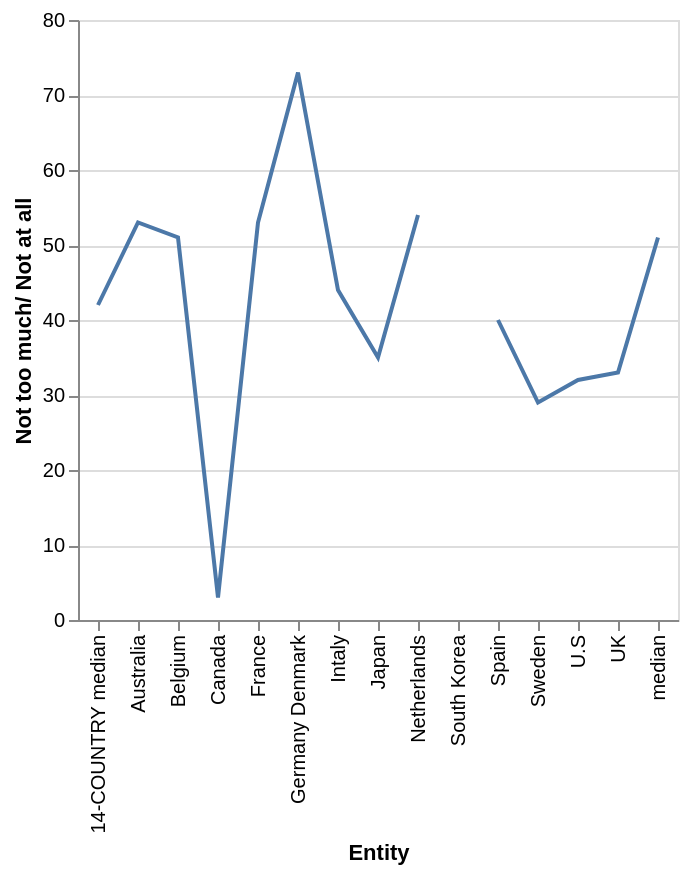

Express this chart as Vega-Lite.
### Vega-Lite specification from a JSON file in a GitHub repository (floating-point values rounded to 4 significant figures)
{"$schema": "https://vega.github.io/schema/vega-lite/v5.json", "description": "Line chart auto-generated from CSV", "data": {"values": [{"Entity": "14-COUNTRY median", "Not too much/ Not at all": "42.0", "Great deal/ Fair amount": "58.0"}, {"Entity": "Australia", "Not too much/ Not at all": "53.0", "Great deal/ Fair amount": "48.0"}, {"Entity": "Japan", "Not too much/ Not at all": "35.0", "Great deal/ Fair amount": "65.0"}, {"Entity": "South Korea", "Not too much/ Not at all": "nan", "Great deal/ Fair amount": "81.0"}, {"Entity": "median", "Not too much/ Not at all": "51.0", "Great deal/ Fair amount": "48.0"}, {"Entity": "Germany Denmark", "Not too much/ Not at all": "73.0", "Great deal/ Fair amount": "61.0"}, {"Entity": "Netherlands", "Not too much/ Not at all": "54.0", "Great deal/ Fair amount": "46.0"}, {"Entity": "France", "Not too much/ Not at all": "53.0", "Great deal/ Fair amount": "46.0"}, {"Entity": "Belgium", "Not too much/ Not at all": "51.0", "Great deal/ Fair amount": "48.0"}, {"Entity": "Intaly", "Not too much/ Not at all": "44.0", "Great deal/ Fair amount": "56.0"}, {"Entity": "Spain", "Not too much/ Not at all": "40.0", "Great deal/ Fair amount": "60.0"}, {"Entity": "UK", "Not too much/ Not at all": "33.0", "Great deal/ Fair amount": "66.0"}, {"Entity": "Sweden", "Not too much/ Not at all": "29.0", "Great deal/ Fair amount": "nan"}, {"Entity": "Canada", "Not too much/ Not at all": "3.0", "Great deal/ Fair amount": "64.0"}, {"Entity": "U.S", "Not too much/ Not at all": "32.0", "Great deal/ Fair amount": "67.0"}]}, "mark": "line", "encoding": {"x": {"field": "Entity", "type": "ordinal"}, "y": {"field": "Not too much/ Not at all", "type": "quantitative"}}}
